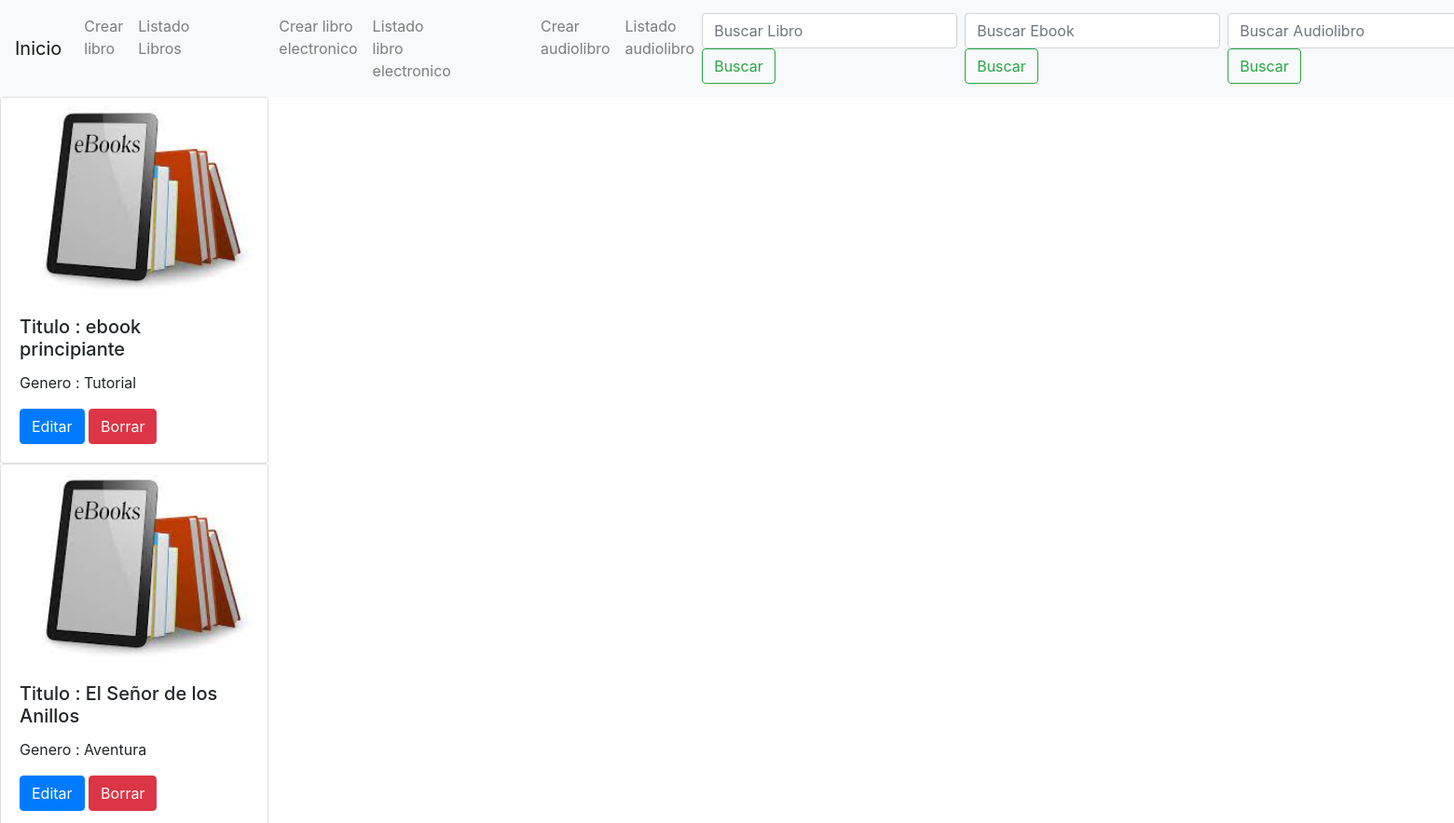
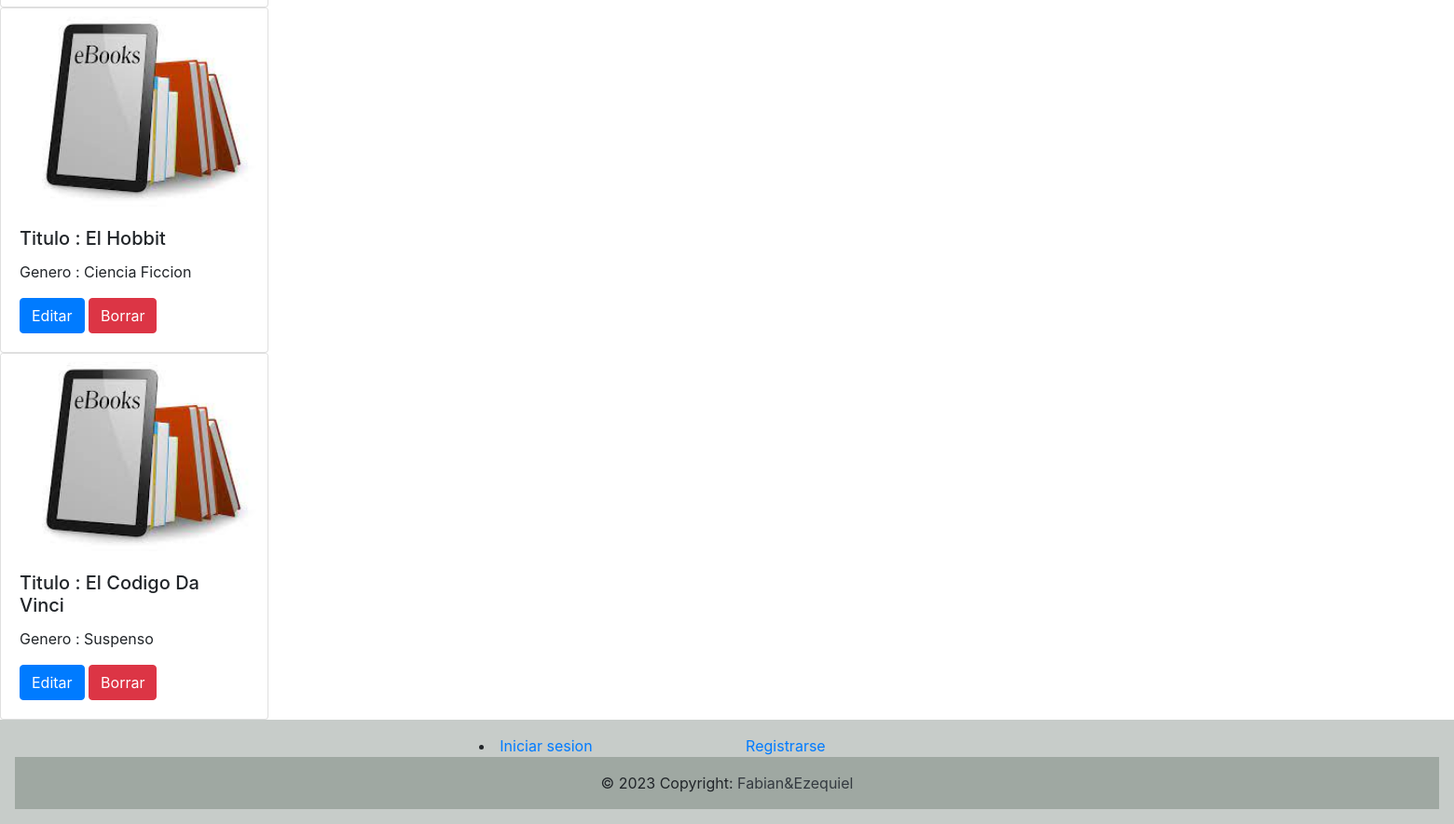
The page /list_ebook/ on the database its author committed (2 pictures, top to bottom).
### catalog/models.py (models this page shows, shortened)
class Ebooks(models.Model):
    title = models.CharField(max_length=120)
    book_genre = models.CharField(max_length=40)

### catalog/views.py (the view)
# urls.py: path("list_ebook/", list_ebook, name = "list_ebook" ),
def list_ebook(request):
    ebooks = Ebooks.objects.all()
    context = {
        "ebook":ebooks
    }
    return render(request, "list_ebook.html", context=context)

### templates/list_ebook.html (shortened to what this page needs)
{% extends 'base.html' %}
{% block contenido_que_cambia %}
{% for ebook in ebook %}
<div class="card" style="width: 18rem;">
    <img class="card-img-top" alt="...">
    <div class="card-body">
      <h5 class="card-title"> Titulo : {{ebook.title}}</h5>
      <p class="card-text">  Genero : {{ebook.book_genre}}</p>
      <a href="/update_ebook/{{ebook.id}}/" class = "btn btn-primary">Editar</a>
      <a href="/delete_ebook/{{ebook.id}}/" class = "btn btn-danger">Borrar</a>
    </div>
</div>
{% endfor%}
{% endblock %}

### rows shown on the page
Ebooks: title "ebook principiante", book_genre "Tutorial"
Ebooks: title "El Señor de los Anillos", book_genre "Aventura"
Ebooks: title "El Hobbit", book_genre "Ciencia Ficcion"
Ebooks: title "El Codigo Da Vinci", book_genre "Suspenso"
